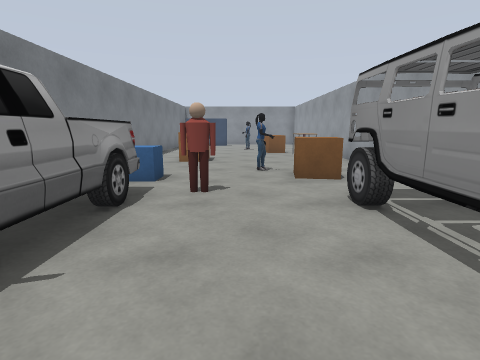
View 1 (above)

15 first-person views from a walk through a world built for the Gazebo simulator. The camera is 1.2 m above the floor, tilts 10° down and sees 80° across. The floor is counted in squares, 1 m on a side. Each view is taken from the middle of a square. On the plan, view 1 faces up. The plan holds only what a view shows up to about 12 squares ahead; the rest is blank. Some stock models are drawn as simple stand-ins.

View 2
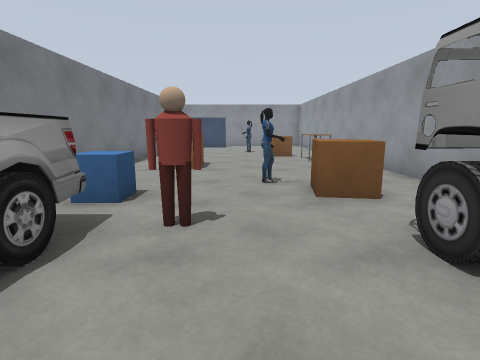

View 3
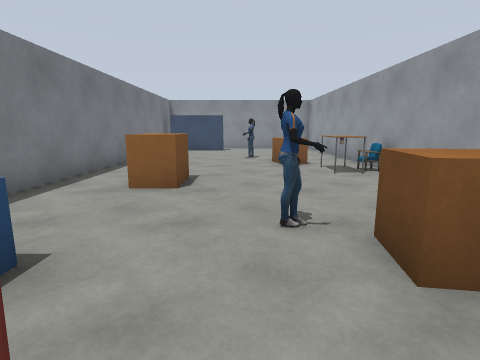

View 4
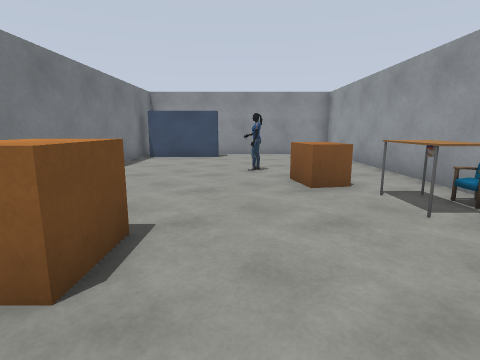

View 5
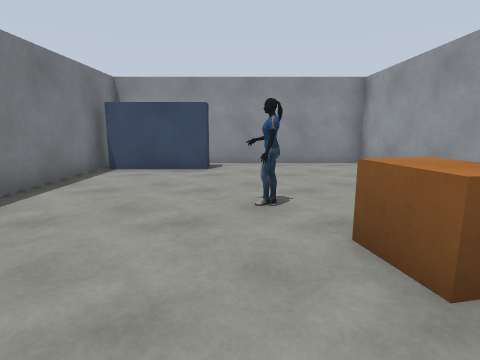

View 6
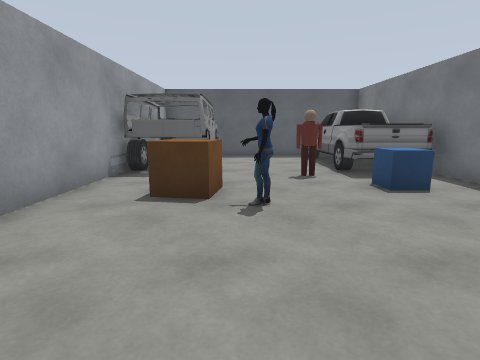

View 7
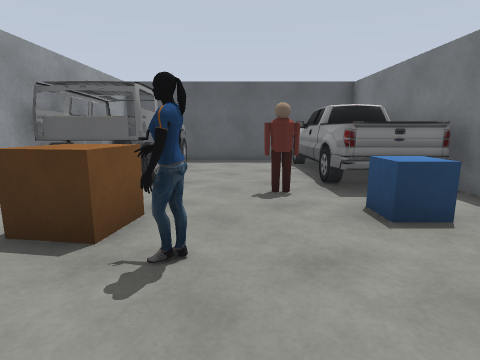

View 8
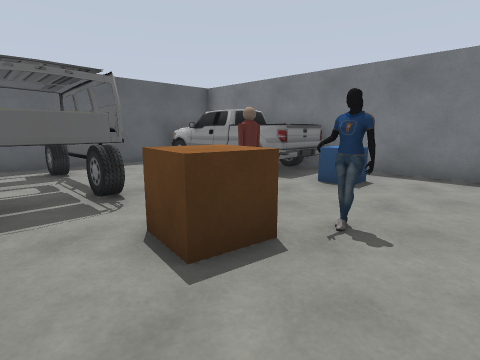

View 9
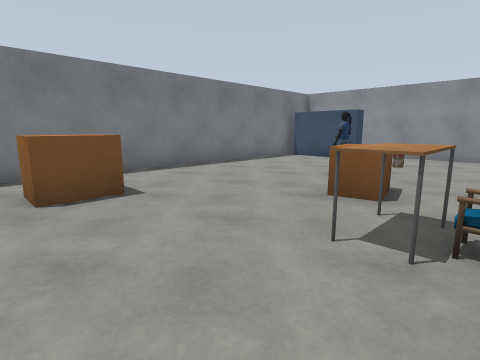

View 10
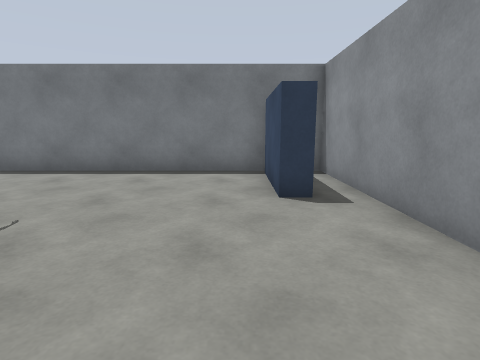

View 11
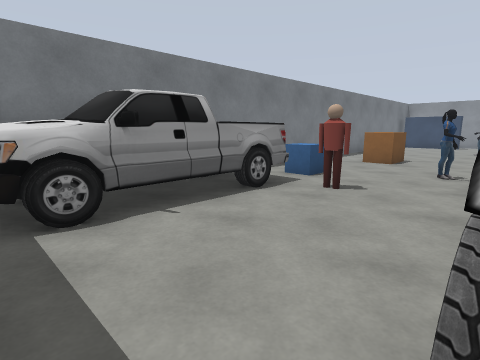

View 12
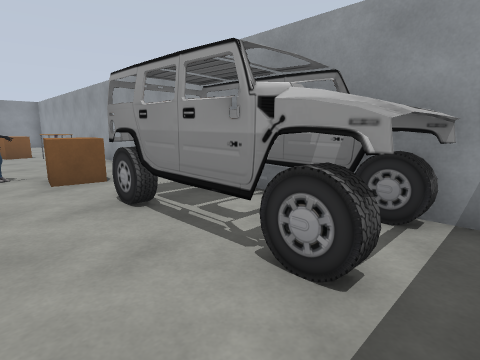

View 13
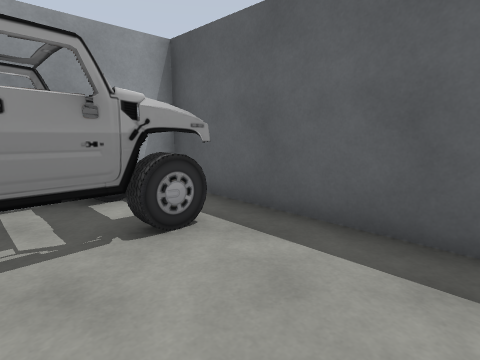

View 14
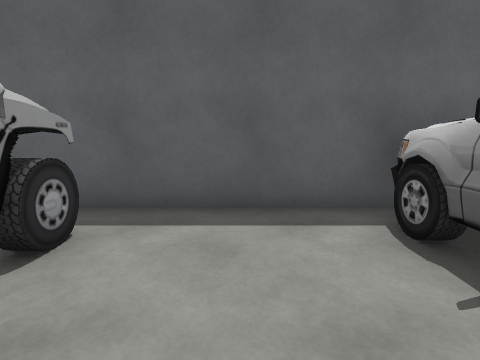

View 15
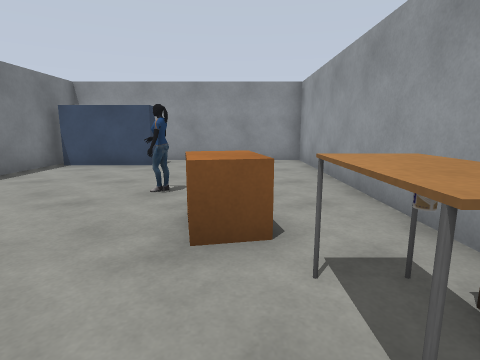

### Floor plan
Key: @ floor where view 1 was taken; # wall or solid block; . floor; P pallet; E person; T truck; C car; A table; H chair.
Columns run from 5 left of view 1 to 5 right of it. Each row starts with its distance up from view 1.
 24 ###########
 23 #.........#
 22 #PPPP.....#
 21 #.........#
 20 #.........#
 19 #.........#
 18 #....E....#
 17 #....E....#
 16 #.....PP..#
 15 #......P..#
 14 #.......AH
 13 #.......AH
 12 #..P......#
 11 #..P......#
 10 #.........#
  9 #.....E...#
  8 #.....EP..#
  7 #.PP...P..#
  6 #...E.....#
  5  TTT...CCC
  4  TTT...CCC
  3  TTT...CCC
  2  TTT...CCC
  1  TTT...CCC
  0  TTT.@....#
 -1     #######

Positions as (right, up) in squares from view 1, and headings:
1: (0, 0), facing up
2: (0, 2), facing up
3: (0, 5), facing up
4: (0, 9), facing up
5: (0, 13), facing up
6: (1, 13), facing down
7: (0, 11), facing down
8: (4, 10), facing down-left
9: (4, 10), facing up-left
10: (4, 21), facing left
11: (2, 0), facing up-left
12: (0, 0), facing up-right
13: (-1, 3), facing down-right
14: (0, 4), facing down
15: (2, 12), facing up
